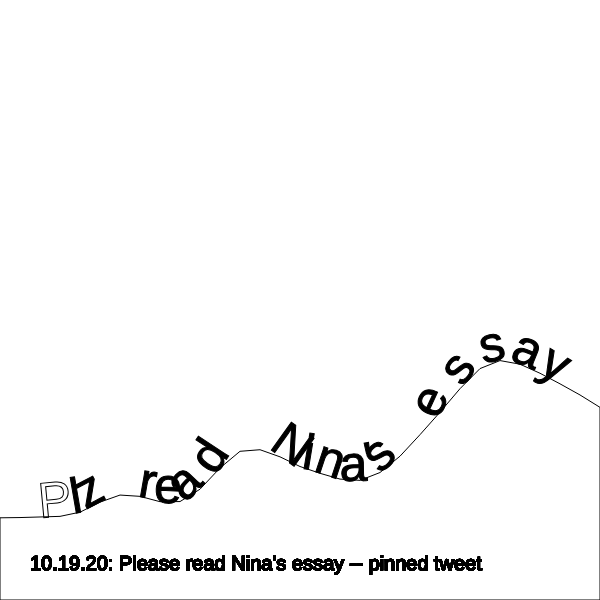
Frame 1 (no input)
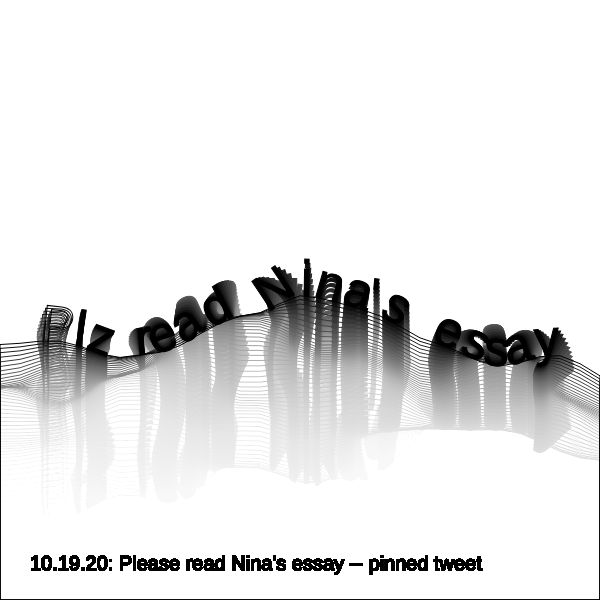
Frame 60 (no input)
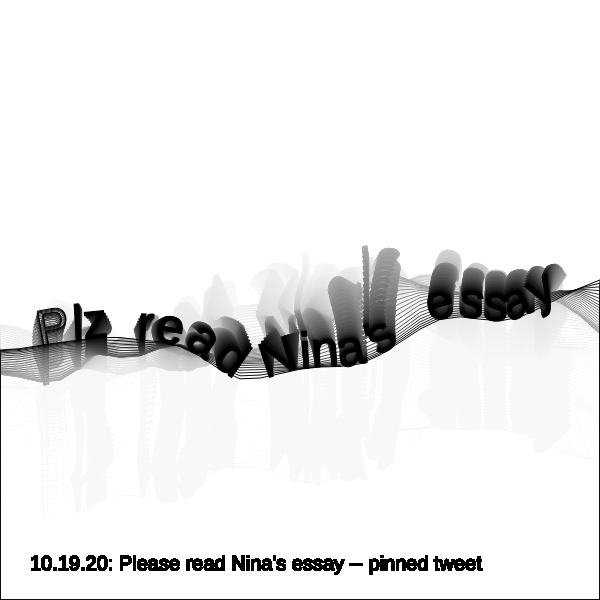
Frame 120 (the mouse pressed at the canvas centre since frame 60)

The p5.js sketch that drew these frames (run headless with seeded random() and noise() and a simulated clock; from frame 60 on, the mouse is pressed at the canvas centre):

// p5.js sketch
// ── sketch.js
/******************
Code by Vamoss
Original code link:
https://www.openprocessing.org/sketch/697866

Author links:
http://vamoss.com.br
http://twitter.com/vamoss
http://github.com/vamoss

Mod by Nina Lutz 2020 
******************/

const textToWrite = "Plz  read  Nina's  essay";
const frequency = 0.002;
const fontSize = 50;

//auto start variables
let centerX, centerY, startX, step, amplitude;

function setup() {
  createCanvas(600, 600);
  centerX = 300;
  centerY = 300;
  textFont('Helvetica');
  textSize(fontSize);
  
  step = 0;
  startX = centerX - textWidth(textToWrite) / 2;
}

function getY(x){
  return centerY / 2 + noise(step, x * frequency) * amplitude;
}

function draw() {
  background(255, 15);
  // fill(0);

  noFill();
  stroke(0);  
  //for calculating the noise in getY function
  step += 0.01;
  amplitude = map(300, 0, height, 300, 800);
  
  //draw liquid
  beginShape();
    vertex(0, height);
    for(let x = 0; x < width; x += 20){
      vertex(x, getY(x));
    }
    vertex(width, getY(width));
    vertex(width, height);
  endShape(CLOSE);
  
  //draw text
  let x = startX;
  for (var i = 0; i < textToWrite.length; i++) {
    let charWidth = textWidth(textToWrite.charAt(i));
    x += charWidth/2;
    let y = getY(x);
  
    //calculate angle
    let angle = atan2(getY(x - charWidth / 2) - getY(x + charWidth / 2), -fontSize) + PI;
    angle *= 2;//expression
    push();
      //apply angle
      translate(x, y);
        rotate(angle);
      translate(-x, -y);  
      text(textToWrite.charAt(i), x-charWidth/2, y);
    pop();
    x += charWidth/2;
    fill(0);
    textSize(20)
    text("10.19.20: Please read Nina's essay -- pinned tweet", 30, height-30)
    textSize(50)
  }//for
}

// function mouseMoved(){
//   startX = mouseX - textWidth(textToWrite) / 2;
// }
  
  
